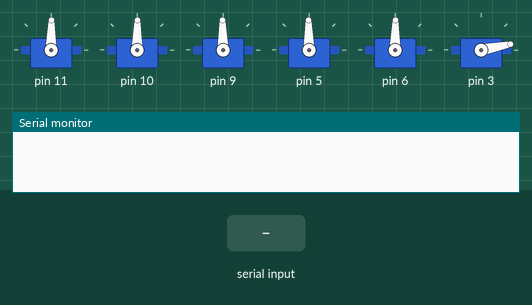
Simulated run of this sketch. Board: Arduino Uno, built with avr-gcc and run on an emulated ATmega328P. On the bench: 6 × servo, the last lines printed to the serial monitor. The inputs (shaded band) are chosen by the test bench.

Above: at 9.0 s.
9.1 s: "JOINTS" received over Serial
At 10.56 s:
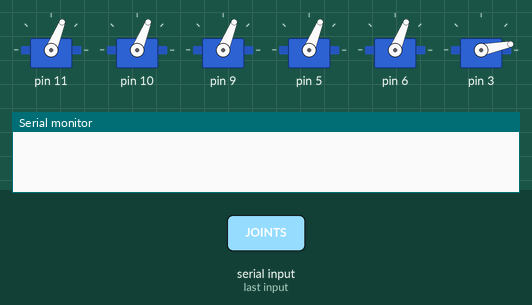
At 12.0 s:
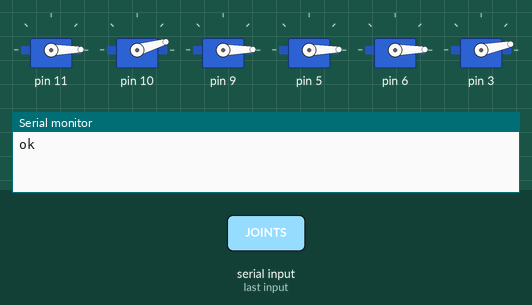
12.1 s: "JOINTS,1\n" received over Serial
14.6 s: "STATUS" received over Serial
Timing chart, 0 to 17.6 s (numbered marks = the images above; inputs shaded):
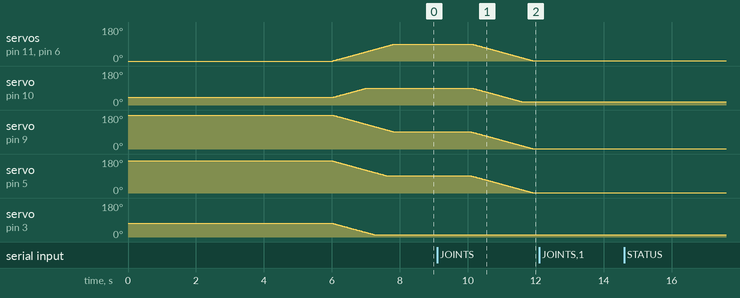

Measured:
- after the input at 9.1 s, servo on pin 9, servo on pin 5: moves from 91° to 1° over 1.8 s, starting after 1.0 s

The sketch:

BraccioSerialDriver.ino
```cpp
/*
  Braccio Communication via Serial Port
 */

#include <Braccio.h>
#include <Servo.h>
#include <string.h>

Servo base;
Servo shoulder;
Servo elbow;
Servo wrist_rot;
Servo wrist_ver;
Servo gripper;
char *ptr = NULL;
int joints[6];

void setup() {
  //Initialization functions and set up the initial position for Braccio
  //All the servo motors will be positioned in the "safety" position:
    //Base (M1):0 degrees
    //Shoulder (M2): 40 degrees
    //Elbow (M3): 180 degrees
    //Wrist vertical (M4): 170 degrees
    //Wrist rotation (M5): 0 degrees
    //gripper (M6): 73 degrees (closed)
  Braccio.begin();

  // start serial port at 9600 bps and wait for port to open:
  Serial.begin(9600);
  while (!Serial) {
    ; // wait for serial port to connect. Needed for native USB port only
  }

  //Ready! -> Go Home
  joints[0] = 90;
  joints[1] = 90;
  joints[2] = 90;
  joints[3] = 90;
  joints[4] = 90;
  joints[5] = 10;
  Braccio.ServoMovement(20, joints[0], joints[1], joints[2], joints[3], joints[4], joints[5]);
  //Serial.println("Braccio Ready for Operation");
}

void loop() {
   /*
   Braccio.ServoMovement(step delay, M1, M2, M3, M4, M5, M6)

   Step Delay: a milliseconds delay between the movement of each servo.  Allowed values from 10 to 30 msec.
   M1 = base degrees. Allowed values from 0 to 180 degrees
   M2 = shoulder degrees. Allowed values from 15 to 165 degrees
   M3 = elbow degrees. Allowed values from 0 to 180 degrees
   M4 = wrist vertical degrees. Allowed values from 0 to 180 degrees
   M5 = wrist rotation degrees. Allowed values from 0 to 180 degrees
   M6 = gripper degrees. Allowed values from 10 to 73 degrees. 10: the toungue is open, 73: the gripper is closed.
  */

  //1. Read Serial Port
  if (Serial.available() > 0) {
    // get incoming string:
    //while (Serial.available() == 0) {}   //wait for data available
    String msgIn = Serial.readString();    //read until timeout
    msgIn.trim();                          // remove any \r \n whitespace at the end of the String
    //Serial.print("He recibido por serie: ");
    //Serial.println(msgIn);

    // Separate String to Array
    char *strings[10];
    byte index = 0;
    const char *delimiter =" ";
    ptr = strtok(msgIn.c_str(), delimiter);
    while (ptr != NULL)
    {
      strings[index] = ptr;
      index++;
      ptr = strtok(NULL, delimiter);
    }

    // Check CMD
    String cmd = String(strings[0]);
    if (cmd == "JOINTS")    // important, Single quotes for char*, double quotes for String
    {
      //JOINTS T1 T2 T3 T4 T5 T6
      // send joint values to Braccio:
      //Serial.println("CMD JOINTS detectado!. Setting new values. ");
      joints[0] = atoi(strings[1]);
      joints[1] = atoi(strings[2]);
      joints[2] = atoi(strings[3]);
      joints[3] = atoi(strings[4]);
      joints[4] = atoi(strings[5]);
      joints[5] = atoi(strings[6]);
      Braccio.ServoMovement(20, joints[0], joints[1], joints[2], joints[3], joints[4], joints[5]);
      Serial.println("ok");
    }
    else if (cmd == "STATUS")    // important, Single quotes for char*, double quotes for String
    {
      // send current joint values to Serial:
      //Serial.println("STATUS detectado!.");
      char writeBuffer[80];
      //sprintf(writeBuffer,"JOINTS %.2f %.2f %.2f %.2f %.2f %.2f", joints[0], joints[1], joints[2], joints[3], joints[4], joints[5]);
      sprintf(writeBuffer,"%d %d %d %d %d %d", joints[0], joints[1], joints[2], joints[3], joints[4], joints[5]);
      Serial.println(writeBuffer);
    }
    else
    {
      Serial.println("error");
      //Serial.print("CMD no reconocido: ");
      //Serial.println(strings[0]);
    }
  }
}
```
